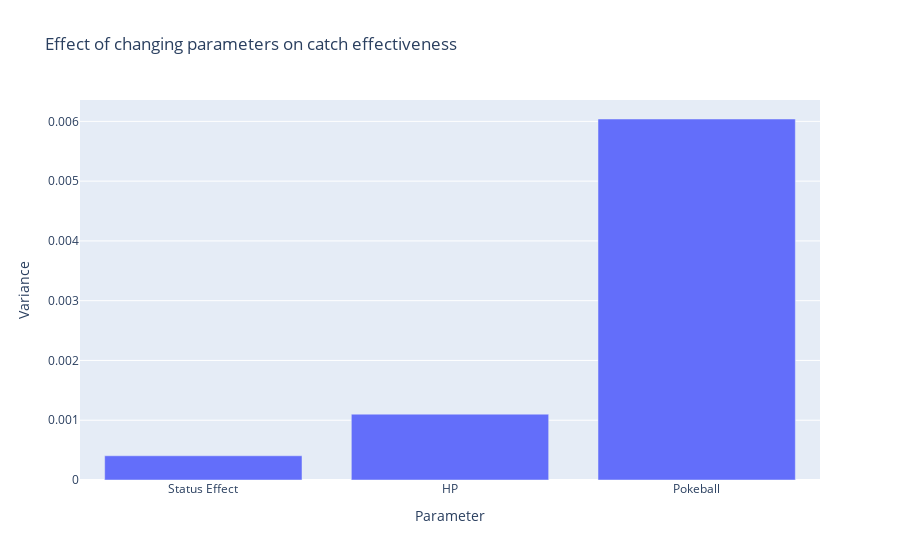

Notebook code for this chart:
### Markdown cell above
Para ver que parámetros afectan más a la probabilidad de captura, calculamos la varianza de los valores calculados variando el parámetro y manteniendo los otros constantes.
Los parametros son:
- La vida
- El Efecto de estado
- La pokebola

Tomamos un Jolteon como ejemplo.

### Code cell
data_status = []
data_hp = []
data_pb = []
for hp in range(10):
    data_hp.append(attempt_catch(
        factory.create(pokemon_test, 100, StatusEffect.NONE, hp*0.1),
        pokeballs[0]
    )[1])
for status in StatusEffect:
    data_status.append(attempt_catch(
        factory.create(pokemon_test, 100, status, 1),
        pokeballs[0]
    )[1])
for pb in pokeballs:
    data_pb.append(attempt_catch(
        factory.create(pokemon_test, 100, StatusEffect.NONE, 1),
        pb
    )[1])

data_var = [np.var(data_status), np.var(data_hp), np.var(data_pb)]
df = pd.DataFrame(data_var,index=['Status Effect','HP','Pokeball'],columns=['Variance'])
px.bar(df,x=df.index,y="Variance",title="Effect of changing parameters on catch effectiveness",labels={
    "index": "Parameter"
}).show()

### Figure 1 — Plotly figure (JSON) as saved in the notebook; plotly's stock layout.template omitted (floating-point values rounded to 4 significant figures)
{"data": [{"alignmentgroup": "True", "hovertemplate": "Parameter=%{x}<br>Variance=%{y}<extra></extra>", "legendgroup": "", "marker": {"color": "#636efa", "pattern": {"shape": ""}}, "name": "", "offsetgroup": "", "orientation": "v", "showlegend": false, "textposition": "auto", "type": "bar", "x": ["Status Effect", "HP", "Pokeball"], "xaxis": "x", "y": [0.0004054, 0.001102, 0.006039], "yaxis": "y"}], "layout": {"barmode": "relative", "legend": {"tracegroupgap": 0}, "title": {"text": "Effect of changing parameters on catch effectiveness"}, "xaxis": {"anchor": "y", "domain": [0, 1], "title": {"text": "Parameter"}}, "yaxis": {"anchor": "x", "domain": [0, 1], "title": {"text": "Variance"}}}}
